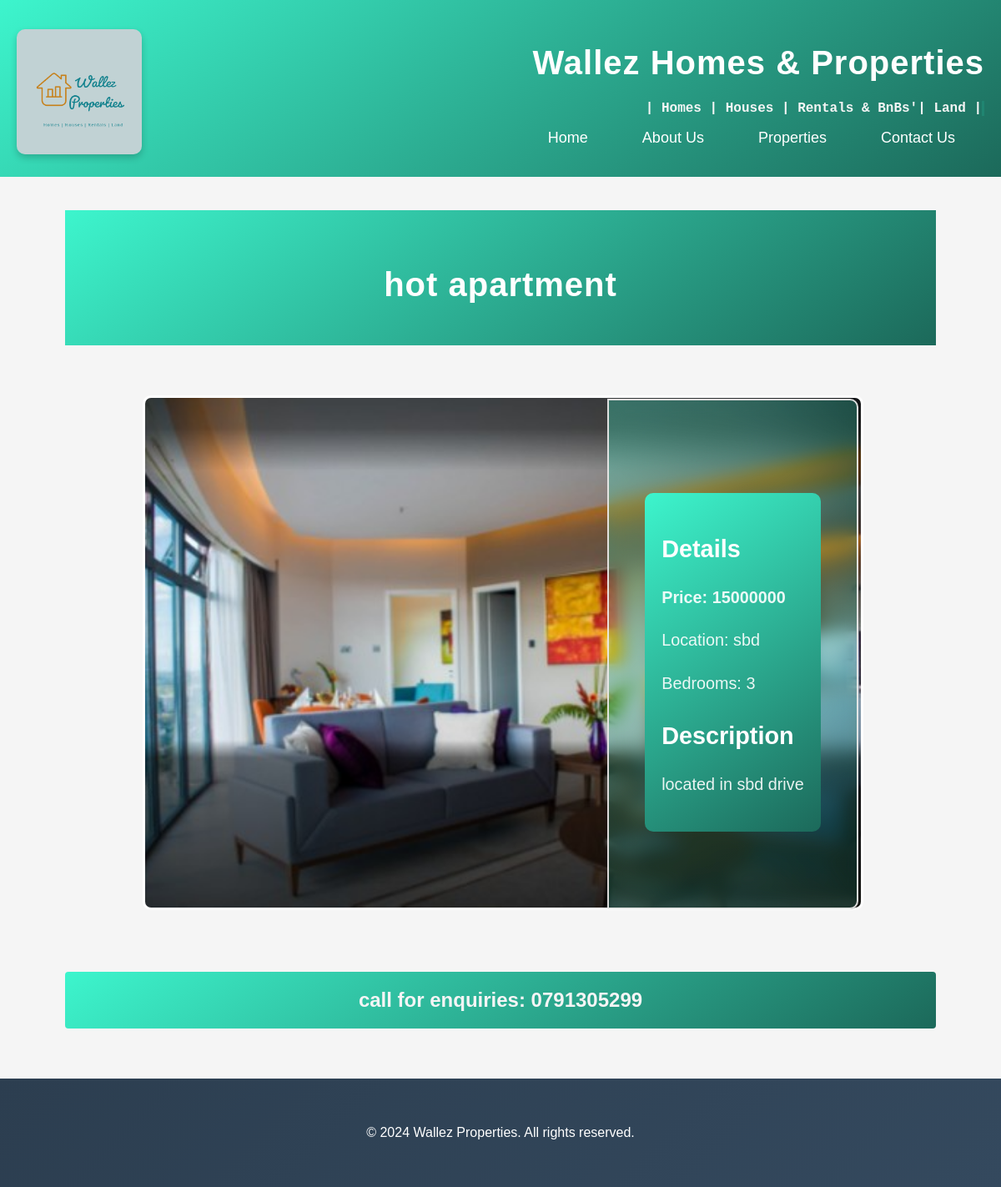
/listing/4/, run on the app's committed database.
### property/models.py (models this page shows, shortened)
class Listings(models.Model):
    title = models.CharField(max_length=255)
    price = models.IntegerField()
    description = models.TextField()
    location = models.CharField(max_length=255)
    image = models.ImageField(upload_to='images/')
    address = models.CharField(max_length=255)
    bedrooms = models.IntegerField()
    bathrooms = models.IntegerField()

### property/views.py (the view)
# urls.py: path('listing/<int:pk>/', views.listing_retrieve, name='listing_retrieve'),  # View listing details
def listing_retrieve(request, pk):
    listing = get_object_or_404(Listings, id=pk)
    context = {'listing': listing}
    return render(request, 'listing_detail.html', context)

### property/templates/listing_detail.html (shortened to what this page needs)
{% extends 'base.html' %}
{% load static %}
{% block content %}
<!DOCTYPE html>
<html lang="en">
<head>
    <link rel="stylesheet" href="{% static 'base.css' %}">
    <link rel="stylesheet" href="{% static 'details.css' %}">
</head>
<body>
    <header class="header">
        <div class="container">
            <h1 class="header-title">{{ listing.title }}</h1>
        </div>
    </header>
    <main class="main-content">
        <div class="container details-container">
            <div class="image-container">
                <img src="{{ listing.image.url }}" alt="{{ listing.title }}" class="property-image">
                <div class="glass-effect">
                    <div class="description">
                        <h2>Details</h2>
                        <div class ="spacing">
                            <p class="price">Price: {{ listing.price }}</p>
                            <p class="location">Location: {{ listing.location }}</p>
                            <p class="bedrooms">Bedrooms: {{ listing.bedrooms }}</p>
                        </div>
                        <h2>Description</h2>
                        <p>{{ listing.description }}</p>
                    </div>
                </div>
            </div>
        </div>
    </main>
    <h2 class="inquiry-number"> call for enquiries: 0791305299</h2>
</body>
</html>
{% endblock %}

### property/static/base.css (style rules this page uses)
body { font-family: 'Arial', sans-serif; }
.container { width: 90%; margin: 0 auto; padding: 20px 0; }
.header { background: linear-gradient(145deg, #3df5cd, #1c695a); color: #fff; padding: 20px 0; }
.header-title { animation-name: slideInRight; animation-duration: 1s; animation-timing-function: ease-in; animation-delay: 0s; animation-fill-mode: forwards; animation-iteration-count: 1; animation-direction: normal; font-size: 40px; margin-bottom: 10px; letter-spacing: 1px; transition: transform 0.5s; }
.property-image { width: 100%; height: 200px; object-fit: cover; border-radius: 8px; margin-bottom: 10px; }
.description { font-size: 18px; color: #666; max-width: 800px; margin: 0 auto; line-height: 1.6; }

### property/static/contact.css (style rules this page uses)
body { font-family: 'Open Sans', sans-serif; margin: 0; padding: 0; background-color: #f5f5f5; color: #333; }

### property/static/home.css (style rules this page uses)
body { font-family: 'Open Sans', sans-serif; margin: 0; padding: 0; color: #333; background-color: #f4f4f4; }
.main-content { max-width: 1200px; margin: 0 auto; padding: 20px; }
.property-image { width: 500px; height: 300px; object-fit: cover; border-radius: 2px; }
.price { font-size: 20px; font-weight: 700; color: #d32f2f; }
.description { font-size: 18px; color: #000000; max-width: 800px; margin: 0 auto; line-height: 1.8; }

### property/static/about.css (style rules this page uses)
body { font-family: 'Open Sans', sans-serif; margin: 0; padding: 0; background-color: #f5f5f5; color: #333; }

### property/static/details.css (style rules this page uses)
.details-container { display: flex; justify-content: center; align-items: center; flex-wrap: wrap; margin-top: 20px; }
.image-container { position: relative; width: 95%; }
.property-image { width: 100%; height: auto; object-fit: cover; border: 3px solid white; border-radius: 10px; }
.glass-effect { position: absolute; top: 4px; right: 0; width: 30%; height: 90%; padding: 20px; display: flex; flex-direction: column; justify-content: center; backdrop-filter: blur(10px) saturate(180%); -webkit-backdrop-filter: blur(10px) saturate(180%); background: linear-gradient(145deg, rgba(61, 245, 205, 0.3), rgba(28, 105, 90, 0.3)); border: 2px solid rgba(240, 237, 237, 0.911); border-radius: 0 10px 10px 0; color: white; }
.header { background: linear-gradient(145deg, #3df5cd, #1c695a); color: white; padding: 20px; text-align: center; }
.header-title { font-size: 2.5em; font-weight: bold; }
.description { position: relative; margin-top: 20px; padding: 20px; background: linear-gradient(145deg, #3df5cd, #1c695a); color: white; border-radius: 10px; text-align: left; z-index: 2; }
.description h2 { font-size: 1.6em; margin-bottom: 15px; color: #ffffff; }
.description p { font-size: 1.1em; line-height: 1.6; color: rgba(255, 255, 255, 0.9); }
.inquiry-number { background: linear-gradient(145deg, #3df5cd, #1c695a); padding: 20px; color:whitesmoke; text-align: center; border-radius: 4px; }

### data on the page
Listings: title "hot apartment", image (picture), price "15000000", location "sbd", bedrooms "3", description "located in sbd drive"
